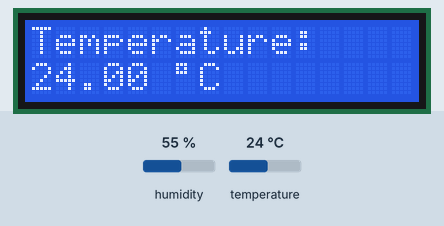
Bench run of a sketch on a simulated Arduino Uno, built with avr-gcc and run on an emulated ATmega328P. Parts: 16×2 character LCD. Inputs (shaded band) come from the test bench; at power-on: humidity 55 %, temperature 24 °C. What the sketch prints to the serial monitor is not drawn.

Above: at 1.2 s.
1.3 s: humidity set to 22 %
At 6.3 s:
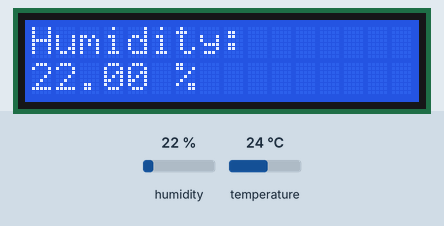
11.6 s: temperature set to 12 °C
At 21.0 s:
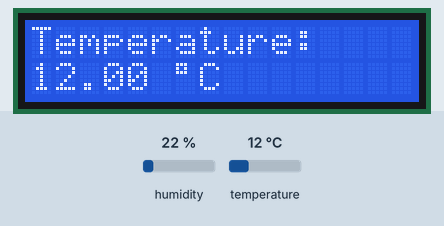
21.7 s: humidity set to 40 %
At 25.9 s:
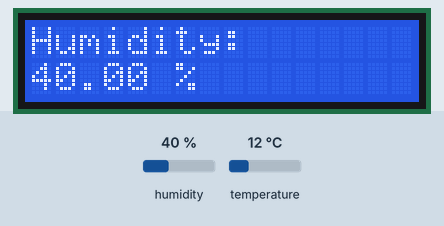
31.7 s: temperature set to 19 °C
At 41.7 s:
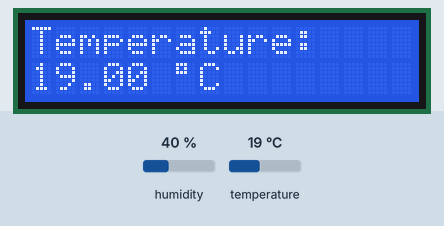
Timing chart, 0 to 42.8 s (numbered marks = the images above; inputs shaded):
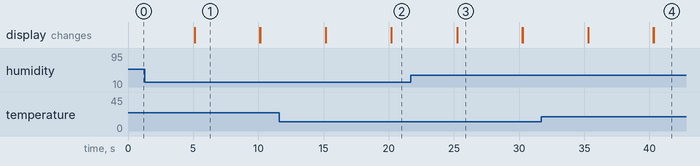

Measured:
- what the display in image 1 shows lasts 5.0 s, from 5.1 s to 10.1 s

The sketch:

meteo.ino
```cpp
#include <LiquidCrystal.h>
#include <DHT.h>

#define DHTPIN 8
#define DHTTYPE DHT11
#define PRINT_TIME 5000

LiquidCrystal lcd(7,6,5,4,3,2);

DHT dht(DHTPIN, DHTTYPE);

void setup() {

  Serial.begin(9600);

  initDHT();

  lcd.begin(16,2);
}

void loop() {

  printTemperature();
  delay(PRINT_TIME);
  lcd.clear();
  printHumidity();
  delay(PRINT_TIME);
  lcd.clear();
}

void printTemperature(){

  lcd.setCursor(0, 0);
  lcd.print("Temperature: ");
  lcd.setCursor(0, 1);
  lcd.print(getTemperature());
  printDegree();
}

void printHumidity(){

  lcd.print("Humidity: ");
  lcd.setCursor(0, 1);
  lcd.print(getHumidity());
  lcd.setCursor(6, 1);
  lcd.write("%");
}

void printDegree(){

  byte degree[8] = {
  0b11100,
  0b10100,
  0b11100,
  0b00000,
  0b00000,
  0b00000,
  0b00000,
  0b00000
  };

  lcd.createChar(0, degree);
  lcd.setCursor(6, 1);
  lcd.write((uint8_t)0);
  lcd.write("C");
}

void initDHT(){

  dht.begin();
}

float getTemperature(){

  float t = dht.readTemperature();

  if (isnan(t)) {

    return;
  }

  Serial.print("Temperature: ");
  Serial.print(t);
  Serial.println(" *C");

  return t;
}

float getHumidity(){

  float h = dht.readHumidity();

  if (isnan(h)) {

    return;
  }

  Serial.print("Humidity: ");
  Serial.print(h);
  Serial.println(" %\t");

  return h;
}
```
